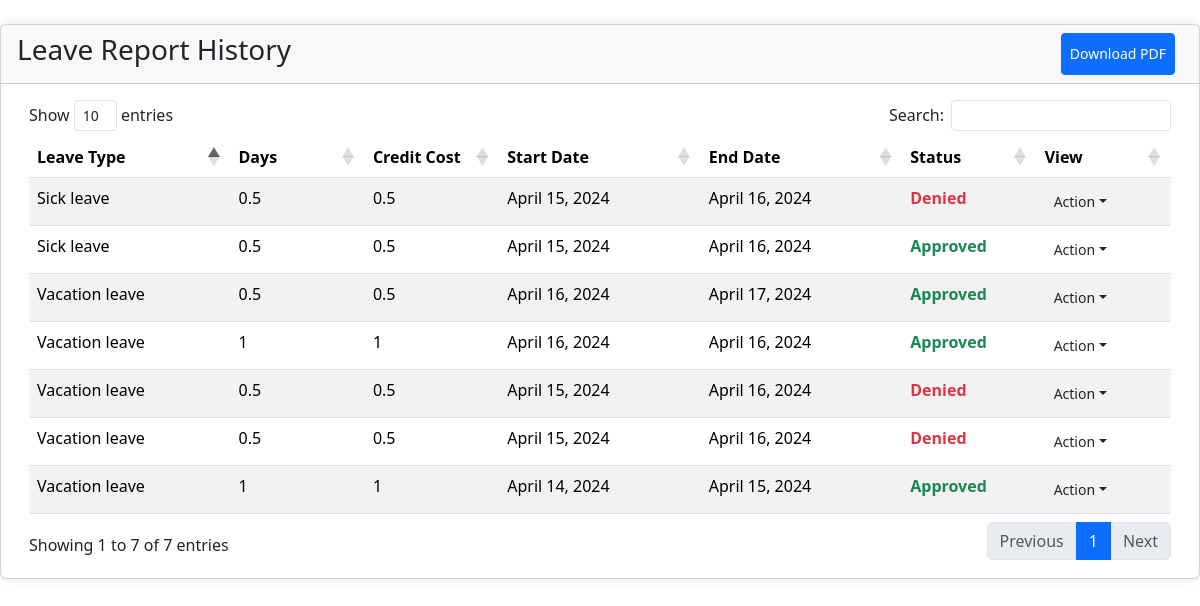
The app's page /user/history.php (signed in) with its own data.
### tables this page shows
CREATE TABLE `employee_leave` (
  `leave_id` int(11) NOT NULL,
  `employee_id` varchar(20) NOT NULL,
  `leave_type` int(11) NOT NULL,
  `start_date` date NOT NULL,
  `end_date` date DEFAULT NULL,
  `status` varchar(50) NOT NULL,
  `reason` varchar(150) NOT NULL,
  `leave_form` text NOT NULL,
  `med_cert` text DEFAULT NULL,
  `days` float NOT NULL,
  `credit_cost` float NOT NULL,
  `reject_reason` varchar(255) NOT NULL
);

CREATE TABLE `leave_type` (
  `type_id` int(11) NOT NULL,
  `leave_name` varchar(50) NOT NULL
);

### user/history.php (the view, shortened to what this page needs)
<?php
    require('../config.php');
?>
<!DOCTYPE html>
<html lang="en">
<head>
    <link rel="stylesheet" href="../css/contents.css?ver=0001">
    <link href="https://cdn.jsdelivr.net/npm/bootstrap@5.3.3/dist/css/bootstrap.min.css" rel="stylesheet">
    <link rel="stylesheet" type="text/css" href="https://cdn.datatables.net/1.11.5/css/dataTables.bootstrap4.min.css">
</head>
<body>
    <div class="card card-outline card-primary mt-4" id="load-content">
        <div class="card-header d-flex justify-content-between">
            <h3 class="card-title">Leave Report History</h3>
            <div class="d-flex">
            <button class="btn btn-sm btn-primary mx-2" onclick="generatePDF()">Download PDF</button>
            </div>
        </div>
        <div class="card-body">
            <div class="container-fluid">
                <table id="tableData" class="table table-striped">
                    <colgroup>
                        <col width="15%">
                        <col width="10%">
                        <col width="10%">
                        <col width="15%">
                        <col width="15%">
                        <col width="10%">
                        <col width="10%">
                    </colgroup>
                    <thead>
                        <tr>
                            <th>Leave Type</th>
                            <th>Days</th>
                            <th>Credit Cost</th>
                            <th>Start Date</th>
                            <th>End Date</th>
                            <th>Status</th>
                            <th>View</th>
                        </tr>
                    </thead>
                    <tbody>
                        <?php
                            if(isset($_SESSION['employee_id'])){
                                $employeeId = $_SESSION['employee_id'];
                            }
                            $counter = 0;
                            $reportSql = $con->query("SELECT * FROM
                                employee_leave
                                INNER JOIN employee ON employee_leave.employee_id=employee.employee_id
                                INNER JOIN leave_type ON employee_leave.leave_type = leave_type.type_id
                                WHERE employee.employee_id = '$employeeId' AND  (employee_leave.status = 'Accepted' OR employee_leave.status = 'Rejected' OR employee_leave.status = 'Canceled')
                                ORDER BY leave_id DESC"
                            );
                            while($employee = $reportSql->fetch_assoc()){
                                $counter++;
                        ?>
                        <tr>
                            <td><?= $employee['leave_name'] ?></td>
                            <td><?= $employee['days'] ?></td>
                            <td><?= $employee['credit_cost'] ?></td>
                            <td><?= date('F j, Y', strtotime($employee['start_date'])) ?></td>
                            <td><?= date('F j, Y', strtotime($employee['end_date'])) ?></td>
                            <td>
                                <?php if($employee['status'] == 'Accepted'): ?>
                                    <b class="text-success">Approved</b>
                                <?php elseif($employee['status'] == 'Rejected'): ?>
                                    <b class="text-danger">Denied</b>
                                <?php elseif($employee['status'] == 'Canceled'): ?>
                                    <b class="text-muted">Canceled</b>
                                <?php else: ?>
                                    <b class="text-primary">Pending</b>
                                <?php endif; ?>
                            </td>
                            <td>
                                <div class="dropdown">
                                    <button class="btn btn-flat btn-default btn-sm dropdown-toggle" onclick="toggleDropdown(<?= $counter ?>)" aria-expanded="false">Action</button>
                                </div>
                            </td>
                        </tr>
                        <?php
                            }
                        ?>
                    </tbody>
                </table>
            </div>
        </div>
    </div>
</body>
</html>

### css/contents.css (style rules this page uses)
.card { position: relative; display: flex; flex-direction: column; min-width: 0; word-wrap: break-word; background-color: #fff; background-clip: border-box; border: 1px solid rgba(0, 0, 0, 0.125); border-radius: 0.25rem; }
.card-body { flex: 1 1 auto; padding: 1rem 1rem; }
.card-title { margin-bottom: 0.5rem; }
.card-header { padding: 0.5rem 1rem; margin-bottom: 0; background-color: rgba(0, 0, 0, 0.03); border-bottom: 1px solid rgba(0, 0, 0, 0.125); }
.card-header:first-child { border-radius: calc(0.25rem - 1px) calc(0.25rem - 1px) 0 0; }
.card { border-radius: 15px; box-shadow: 0 0 10px rgba(0, 0, 0, 0.1); }
.card-header { border-bottom: none; }
.card-body { padding: 20px; }
.table { margin-bottom: 0; }
.dropdown { position: relative; display: inline-block; }
.card-header { display: flex; justify-content: space-between; }

### records on screen
employee_leave: leave_type.leave_name "Vacation leave", days "0.5", credit_cost "0.5", start_date "April 16, 2024", end_date "April 17, 2024", status "Approved"
employee_leave: leave_type.leave_name "Vacation leave", days "1", credit_cost "1", start_date "April 16, 2024", end_date "April 16, 2024", status "Approved"
employee_leave: leave_type.leave_name "Sick leave", days "0.5", credit_cost "0.5", start_date "April 15, 2024", end_date "April 16, 2024", status "Denied"
employee_leave: leave_type.leave_name "Sick leave", days "0.5", credit_cost "0.5", start_date "April 15, 2024", end_date "April 16, 2024", status "Approved"
employee_leave: leave_type.leave_name "Vacation leave", days "0.5", credit_cost "0.5", start_date "April 15, 2024", end_date "April 16, 2024", status "Denied"
employee_leave: leave_type.leave_name "Vacation leave", days "0.5", credit_cost "0.5", start_date "April 15, 2024", end_date "April 16, 2024", status "Denied"
employee_leave: leave_type.leave_name "Vacation leave", days "1", credit_cost "1", start_date "April 14, 2024", end_date "April 15, 2024", status "Approved"
